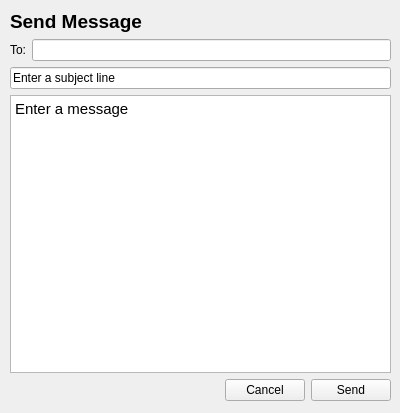
<?xml version="1.0" encoding="UTF-8"?>
<ui version="4.0">
 <class>Form</class>
 <widget class="QWidget" name="Form">
  <property name="geometry">
   <rect>
    <x>0</x>
    <y>0</y>
    <width>400</width>
    <height>413</height>
   </rect>
  </property>
  <property name="windowTitle">
   <string>Form</string>
  </property>
  <widget class="QWidget" name="verticalLayoutWidget">
   <property name="geometry">
    <rect>
     <x>10</x>
     <y>10</y>
     <width>381</width>
     <height>391</height>
    </rect>
   </property>
   <layout class="QVBoxLayout" name="verticalLayout">
    <item>
     <widget class="QLabel" name="label_2">
      <property name="font">
       <font>
        <pointsize>14</pointsize>
        <weight>75</weight>
        <bold>true</bold>
       </font>
      </property>
      <property name="text">
       <string>Send Message</string>
      </property>
     </widget>
    </item>
    <item>
     <layout class="QHBoxLayout" name="horizontalLayout">
      <item>
       <widget class="QLabel" name="label">
        <property name="text">
         <string>To:</string>
        </property>
       </widget>
      </item>
      <item>
       <widget class="QLineEdit" name="lineEdit"/>
      </item>
     </layout>
    </item>
    <item>
     <widget class="QLineEdit" name="lineEdit_2">
      <property name="text">
       <string>Enter a subject line</string>
      </property>
     </widget>
    </item>
    <item>
     <widget class="QTextEdit" name="textEdit">
      <property name="html">
       <string>&lt;!DOCTYPE HTML PUBLIC &quot;-//W3C//DTD HTML 4.0//EN&quot; &quot;http://www.w3.org/TR/REC-html40/strict.dtd&quot;&gt;
&lt;html&gt;&lt;head&gt;&lt;meta name=&quot;qrichtext&quot; content=&quot;1&quot; /&gt;&lt;style type=&quot;text/css&quot;&gt;
p, li { white-space: pre-wrap; }
&lt;/style&gt;&lt;/head&gt;&lt;body style=&quot; font-family:'Ubuntu'; font-size:11pt; font-weight:400; font-style:normal;&quot;&gt;
&lt;p style=&quot; margin-top:0px; margin-bottom:0px; margin-left:0px; margin-right:0px; -qt-block-indent:0; text-indent:0px;&quot;&gt;Enter a message&lt;/p&gt;&lt;/body&gt;&lt;/html&gt;</string>
      </property>
     </widget>
    </item>
    <item>
     <layout class="QHBoxLayout" name="horizontalLayout_2">
      <item>
       <spacer name="horizontalSpacer">
        <property name="orientation">
         <enum>Qt::Horizontal</enum>
        </property>
        <property name="sizeHint" stdset="0">
         <size>
          <width>100</width>
          <height>20</height>
         </size>
        </property>
       </spacer>
      </item>
      <item>
       <widget class="QPushButton" name="pushButton">
        <property name="text">
         <string>Cancel</string>
        </property>
       </widget>
      </item>
      <item>
       <widget class="QPushButton" name="pushButton_2">
        <property name="autoFillBackground">
         <bool>false</bool>
        </property>
        <property name="text">
         <string>Send</string>
        </property>
       </widget>
      </item>
     </layout>
    </item>
   </layout>
  </widget>
 </widget>
 <resources/>
 <connections/>
</ui>
